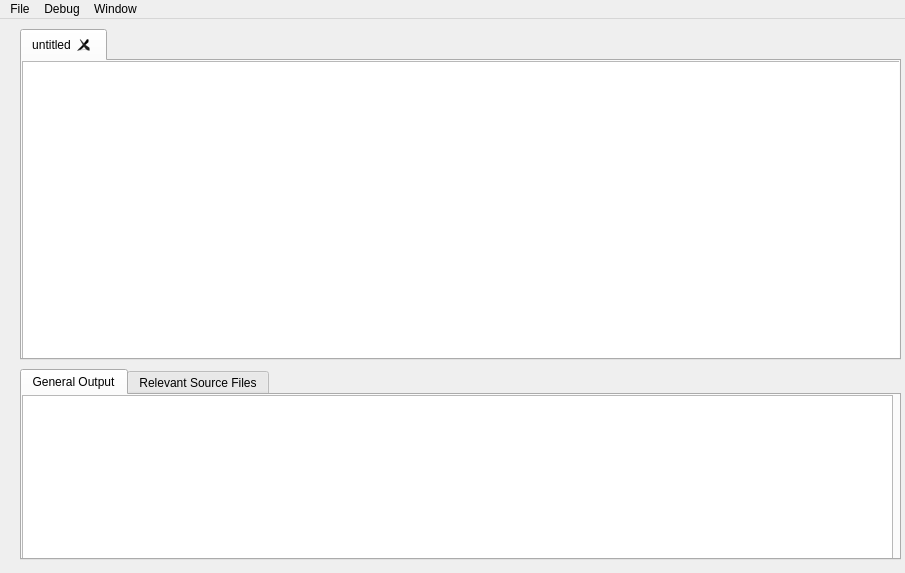
<?xml version="1.0" encoding="UTF-8"?>
<ui version="4.0">
 <class>MainWindow</class>
 <widget class="QMainWindow" name="MainWindow">
  <property name="geometry">
   <rect>
    <x>0</x>
    <y>0</y>
    <width>905</width>
    <height>573</height>
   </rect>
  </property>
  <property name="windowTitle">
   <string>VDebugger</string>
  </property>
  <widget class="QWidget" name="centralWidget">
   <widget class="QTabWidget" name="tabWidget">
    <property name="geometry">
     <rect>
      <x>20</x>
      <y>10</y>
      <width>881</width>
      <height>331</height>
     </rect>
    </property>
    <property name="currentIndex">
     <number>0</number>
    </property>
    <property name="documentMode">
     <bool>false</bool>
    </property>
    <property name="tabsClosable">
     <bool>true</bool>
    </property>
    <property name="movable">
     <bool>true</bool>
    </property>
    <widget class="QWidget" name="tab">
     <attribute name="title">
      <string>untitled</string>
     </attribute>
     <widget class="QTextEdit" name="textEdit_2">
      <property name="geometry">
       <rect>
        <x>0</x>
        <y>0</y>
        <width>881</width>
        <height>311</height>
       </rect>
      </property>
     </widget>
    </widget>
   </widget>
   <widget class="QTabWidget" name="tabWidget_2">
    <property name="geometry">
     <rect>
      <x>20</x>
      <y>350</y>
      <width>881</width>
      <height>191</height>
     </rect>
    </property>
    <property name="currentIndex">
     <number>0</number>
    </property>
    <widget class="QWidget" name="tab_17">
     <attribute name="title">
      <string>General Output</string>
     </attribute>
     <widget class="QTextEdit" name="textEdit">
      <property name="geometry">
       <rect>
        <x>0</x>
        <y>0</y>
        <width>871</width>
        <height>171</height>
       </rect>
      </property>
     </widget>
    </widget>
    <widget class="QWidget" name="tab_2">
     <attribute name="title">
      <string>Relevant Source Files</string>
     </attribute>
     <widget class="QListWidget" name="listWidget">
      <property name="geometry">
       <rect>
        <x>0</x>
        <y>0</y>
        <width>881</width>
        <height>171</height>
       </rect>
      </property>
     </widget>
    </widget>
   </widget>
  </widget>
  <widget class="QMenuBar" name="menuBar">
   <property name="geometry">
    <rect>
     <x>0</x>
     <y>0</y>
     <width>905</width>
     <height>23</height>
    </rect>
   </property>
   <widget class="QMenu" name="menu">
    <property name="title">
     <string>File</string>
    </property>
    <addaction name="actionOpen"/>
    <addaction name="actionOpenText"/>
    <addaction name="actionQuit"/>
   </widget>
   <widget class="QMenu" name="menuDebug">
    <property name="title">
     <string>Debug</string>
    </property>
    <addaction name="actionRun_Continue"/>
    <addaction name="actionStep_Over"/>
    <addaction name="actionStep_In"/>
    <addaction name="actionStep_Out"/>
    <addaction name="actionBreak_Point"/>
   </widget>
   <widget class="QMenu" name="menuWindow">
    <property name="title">
     <string>Window</string>
    </property>
    <addaction name="separator"/>
   </widget>
   <addaction name="menu"/>
   <addaction name="menuDebug"/>
   <addaction name="menuWindow"/>
  </widget>
  <action name="actionOpen">
   <property name="text">
    <string>Open(binary)</string>
   </property>
  </action>
  <action name="actionOpenText">
   <property name="text">
    <string>Open(text)</string>
   </property>
  </action>
  <action name="actionQuit">
   <property name="text">
    <string>Quit</string>
   </property>
  </action>
  <action name="actionRun_Continue">
   <property name="text">
    <string>Run/Continue</string>
   </property>
  </action>
  <action name="actionStep_Over">
   <property name="text">
    <string>Step Over</string>
   </property>
  </action>
  <action name="actionStep_In">
   <property name="text">
    <string>Step In</string>
   </property>
  </action>
  <action name="actionStep_Out">
   <property name="text">
    <string>Step Out</string>
   </property>
  </action>
  <action name="actionBreak_Point">
   <property name="text">
    <string>Break Point</string>
   </property>
  </action>
 </widget>
 <layoutdefault spacing="6" margin="11"/>
 <resources/>
 <connections>
  <connection>
   <sender>actionQuit</sender>
   <signal>triggered()</signal>
   <receiver>MainWindow</receiver>
   <slot>close()</slot>
   <hints>
    <hint type="sourcelabel">
     <x>-1</x>
     <y>-1</y>
    </hint>
    <hint type="destinationlabel">
     <x>427</x>
     <y>292</y>
    </hint>
   </hints>
  </connection>
 </connections>
</ui>
